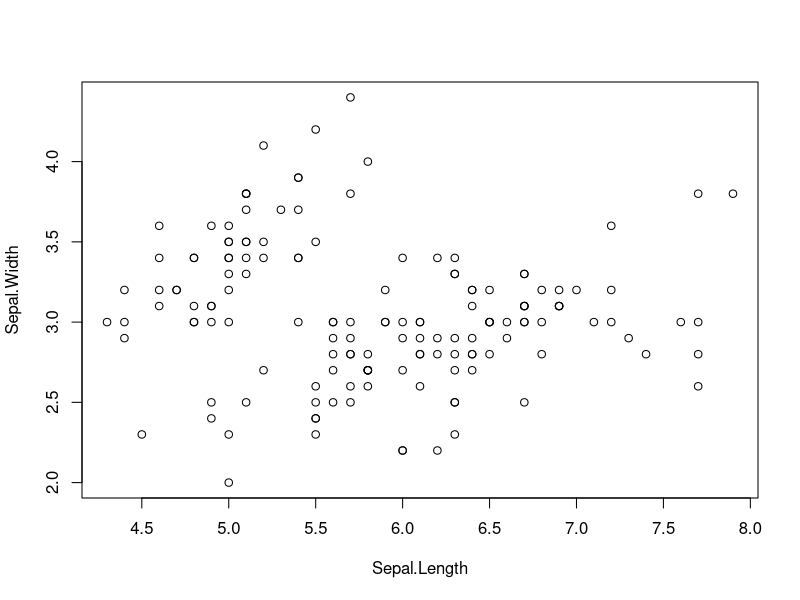
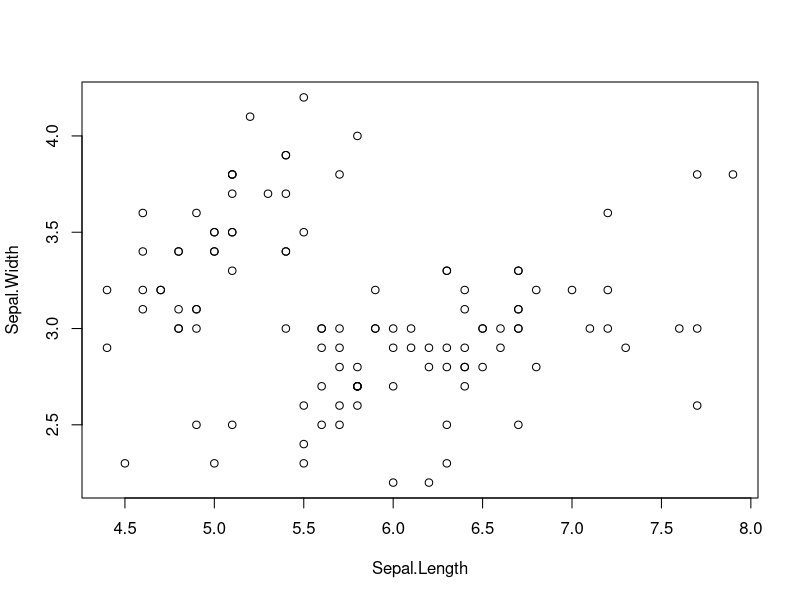
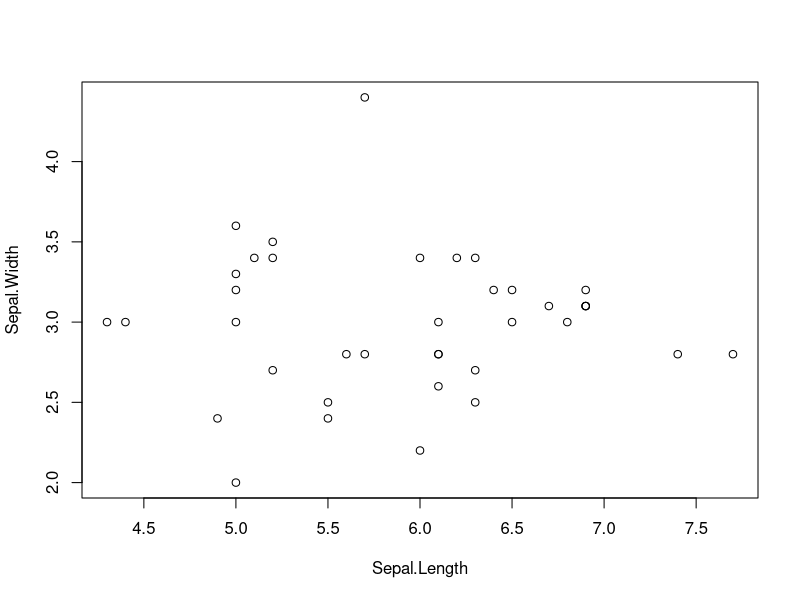
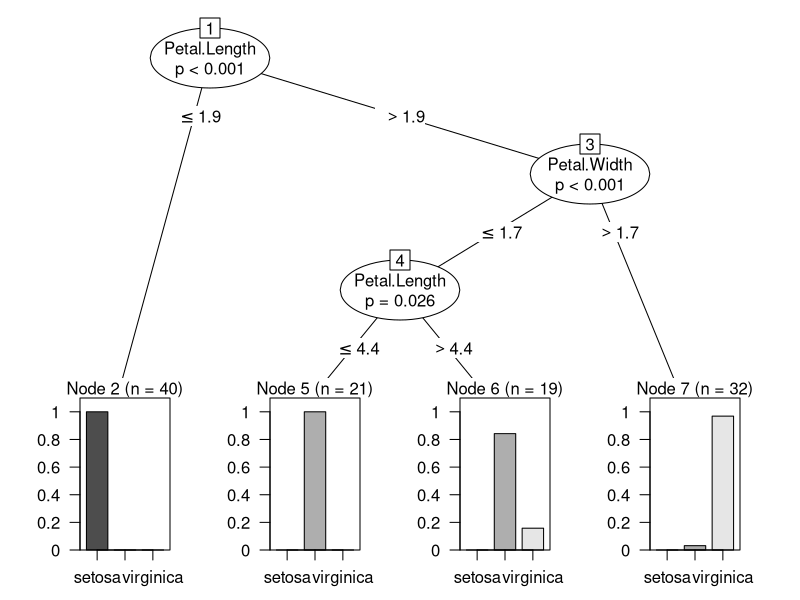
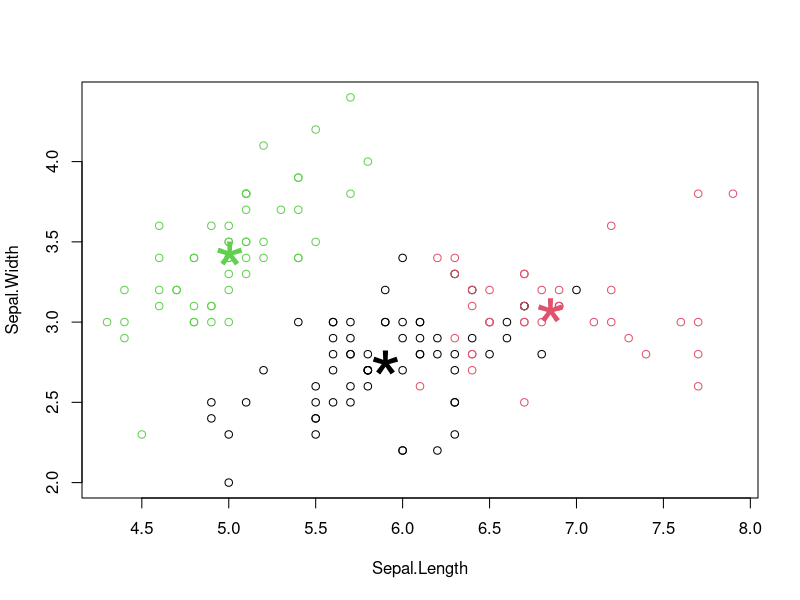
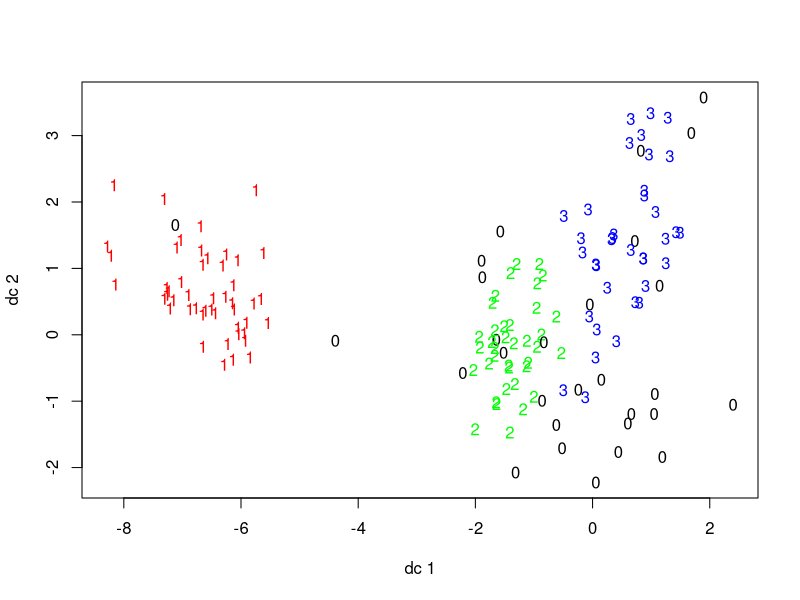

Recreate these plots in R, in order.
## ---- chunk 1
##Set seed
set.seed(1234)

##Load required packages
if (!require("party")){
        install.packages("party")
}

if (!require("fpc")){
        install.packages("fpc")
}

##Plot data 
plot(iris[c("Sepal.Length", "Sepal.Width")])
## ---- chunk 2
#Split data into training and testing 
ind <- sample(2, nrow(iris), replace=T, prob=c(0.7, 0.3))
iris.train <- iris[ind==1, ]
iris.test <- iris[ind==2, ]

#Plot each data set
plot(iris.train[c("Sepal.Length", "Sepal.Width")])
plot(iris.test[c("Sepal.Length", "Sepal.Width")])
## ---- chunk 3
# build a decision tree
iris.formula <- Species ~ Sepal.Length + Sepal.Width + Petal.Length + Petal.Width
iris.ctree <- ctree(iris.formula, data=iris.train)
plot(iris.ctree)
## ---- chunk 4
# predict on test data
pred <- predict(iris.ctree, newdata = iris.test)

# check prediction result
table(pred, iris.test$Species)
## ---- chunk 5
iris2 <- iris
# remove class IDs
iris2$Species <- NULL

# k-means clustering
iris.kmeans <- kmeans(iris2, 3)

# check result
table(iris$Species, iris.kmeans$cluster)

# plot clusters and their centers
plot(iris2[c("Sepal.Length", "Sepal.Width")], col=iris.kmeans$cluster)
points(iris.kmeans$centers[, c("Sepal.Length", "Sepal.Width")],col=1:3, pch="*", cex=5)
## ---- chunk 6
iris2 <- iris[-5] # remove class IDs

# DBSCAN clustering
ds <- dbscan(iris2, eps = 0.42, MinPts = 5)

# compare clusters with original class IDs
table(ds$cluster, iris$Species)

# 1-3: clusters; 0: outliers or noise
plotcluster(iris2, ds$cluster)

## ---- chunk 7

## ---- chunk 8

## ---- chunk 9
